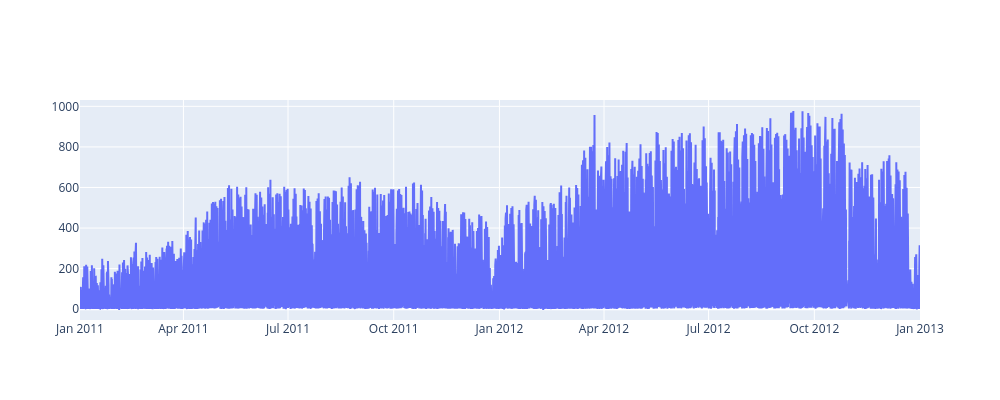

Source (notebook cell):
### Markdown cell above
Let's visualize the target using Plotly for easy scrolling along the time series

### Code cell
# Create figure
fig = go.Figure()

# Add trace
fig.add_trace(go.Scatter(
    x=df["datetime"],
    y=df["cnt"],
    mode="lines",  # or "lines+markers"
    name="y value"
))

fig.update_layout(
    width=1000,    # width in pixels
    height=400    # height in pixels
)
fig.show()

### Figure 1 — Plotly figure (JSON) as saved in the notebook; plotly's stock layout.template omitted (floating-point values rounded to 4 significant figures; data arrays with more than 128 entries replaced by an {"elided": "..."} marker saying what was removed)
{"data": [{"mode": "lines", "name": "y value", "type": "scatter", "x": {"elided": "17379 str values"}, "y": {"elided": "17379 int values"}}], "layout": {"height": 400, "width": 1000}}
